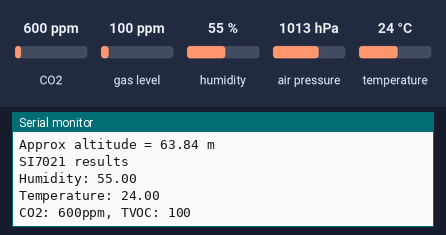
The sketch below on a simulated ESP8266 (NodeMCU). On the bench: the last lines printed to the serial monitor. The inputs (shaded band) are chosen by the test bench; at power-on: CO2 600 ppm, gas level 100 ppm, humidity 55 %, air pressure 1013 hPa, temperature 24 °C.

Above: at 1.2 s.
1.3 s: CO2 set to 452 ppm
At 2.6 s:
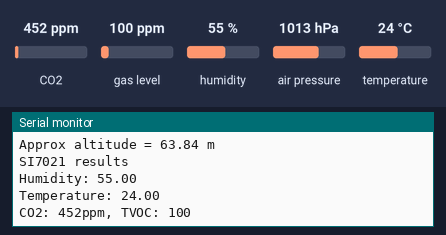
2.8 s: gas level set to 20 ppm
At 3.7 s:
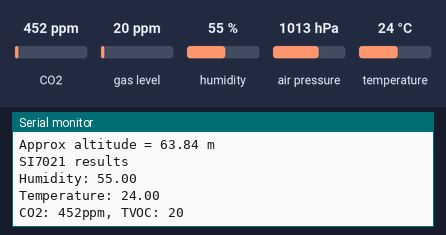
4.3 s: humidity set to 22 %
At 5.7 s:
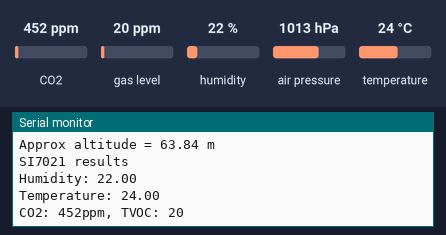
5.8 s: air pressure set to 952 hPa
7.3 s: temperature set to 12 °C
At 8.0 s:
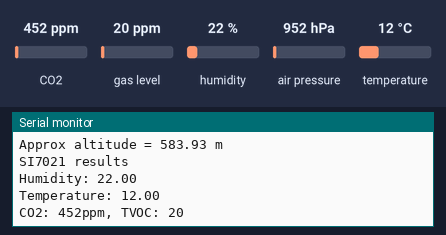

Measured:
- after the input at 1.3 s, the serial monitor: prints a new line after 0.85 s (image 1)
- after the input at 2.8 s, the serial monitor: prints a new line after 0.40 s (image 2)
- after the input at 4.3 s, the serial monitor: prints a new line after 0.99 s (image 3)
- after the input at 7.3 s, the serial monitor: prints a new line after 0.09 s (image 4)

The sketch:

Test_GY-21P.ino
```cpp
/*
 Name:		GY_21PTest.ino
 Created:	2/9/2019 5:41:30 PM
 Author:	fos4o
*/

// the setup function runs once when you press reset or power the board


#include <Adafruit_Sensor.h>
#include <Adafruit_BMP280.h>
#include <Adafruit_Si7021.h>
#include <Adafruit_CCS811.h>

#include <Adafruit_GFX.h>

Adafruit_BMP280 m_BMP280;
Adafruit_Si7021 m_Si7021;
Adafruit_CCS811 m_CCS811;


void setup()
{
	Serial.begin(115200);
	if (!m_BMP280.begin(0x76))
	{
		Serial.println("Could not find BMP280");
		while (true);
	}

	if (!m_Si7021.begin())
	{
		Serial.println("Could not find Si7021");
		while (true);
	}

	if (!m_CCS811.begin())
	{
		Serial.println("Could not find CCS811");
		while (true);
	}

	while (!m_CCS811.available());

	float temp = m_CCS811.calculateTemperature();
	m_CCS811.setTempOffset(temp - 25.0);

}

// the loop function runs over and over again until power down or reset
void loop()
{
	float tempBMP = m_BMP280.readTemperature();
	float pressBMP = m_BMP280.readPressure();
	//float altBMP = m_BMP280.readTemperature();

	float humSI = m_Si7021.readHumidity();
	float tempSI = m_Si7021.readTemperature();

	Serial.print("Temp = ");
	Serial.print(tempBMP);
	Serial.println(" *C");
	Serial.print("Pressure = ");
	Serial.print(pressBMP);
	Serial.println(" Pa");
	Serial.print("Approx altitude = ");
	//Serial.print(m_BMP280.readAltitude(1013.25)); // this should be adjusted to your local forcase
	Serial.print(m_BMP280.readAltitude(1020.7));
	Serial.println(" m");
	Serial.println();

	Serial.println("SI7021 results");
	Serial.print("Humidity: ");
	Serial.println(humSI, 2);
	Serial.print("Temperature: ");
	Serial.println(tempSI, 2);
	Serial.println();


	if (m_CCS811.available())
	{
		m_CCS811.setEnvironmentalData(humSI, tempSI);
		//float temp = m_CCS811.calculateTemperature();
		if (!m_CCS811.readData())
		{
			Serial.print("CO2: ");
			Serial.print(m_CCS811.geteCO2());
			Serial.print("ppm, TVOC: ");
			Serial.print(m_CCS811.getTVOC());
			//Serial.print("ppb   Temp:");
			//Serial.print(temp);
			Serial.println("");
		}
		else
		{
			Serial.println("ERROR!");
		}
	}

	delay(1000);
}
```
